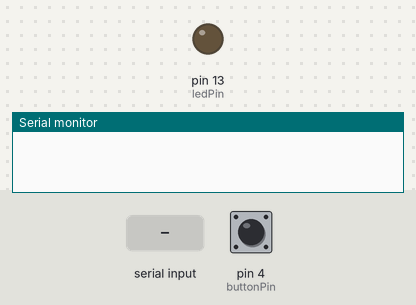
This sketch was run on a simulated Arduino Uno, built with avr-gcc and run on an emulated ATmega328P. On the bench: output pins drawn as LEDs (lit = HIGH), the last lines printed to the serial monitor. Inputs (shaded band) come from the test bench; at power-on: pin 4 (buttonPin) LOW.

Above: at 1.2 s.
1.3 s: pin 4 (buttonPin) pulled HIGH for 0.15 s
2.9 s: "HumanDetected\n" received over Serial
At 4.0 s:
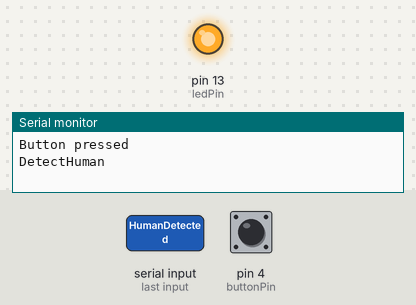
Timing chart, 0 to 9.5 s (numbered marks = the images above; inputs shaded):
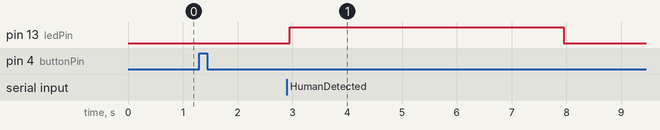

Measured:
- after the input at 2.9 s, pin 13 (ledPin): LOW → HIGH after 0.05 s, → LOW 5.0 s later

The sketch:

image_detection.ino
```cpp
const int buttonPin = 4;  // Change to the pin where the button is connected
const int ledPin = 13;    // Change to the pin where the LED is connected

void setup() {
  pinMode(buttonPin, INPUT);
  pinMode(ledPin, OUTPUT);
  Serial.begin(9600);
}

void loop() {
  if (digitalRead(buttonPin) == HIGH) {
    Serial.println("Button pressed");
    while (digitalRead(buttonPin) == HIGH) {
      // Wait for the button to be released
      delay(50);
    }

    // Notify Python
    Serial.println("DetectHuman");

    // Wait for Python response
    while (!Serial.available()) {
      delay(50);
    }

    String response = Serial.readStringUntil('\n');
    if (response == "HumanDetected") {
      // Turn on the LED
      digitalWrite(ledPin, HIGH);
      delay(5000);  // Wait for 5 seconds
      digitalWrite(ledPin, LOW);  // Turn off the LED
    }
  }
}
```
